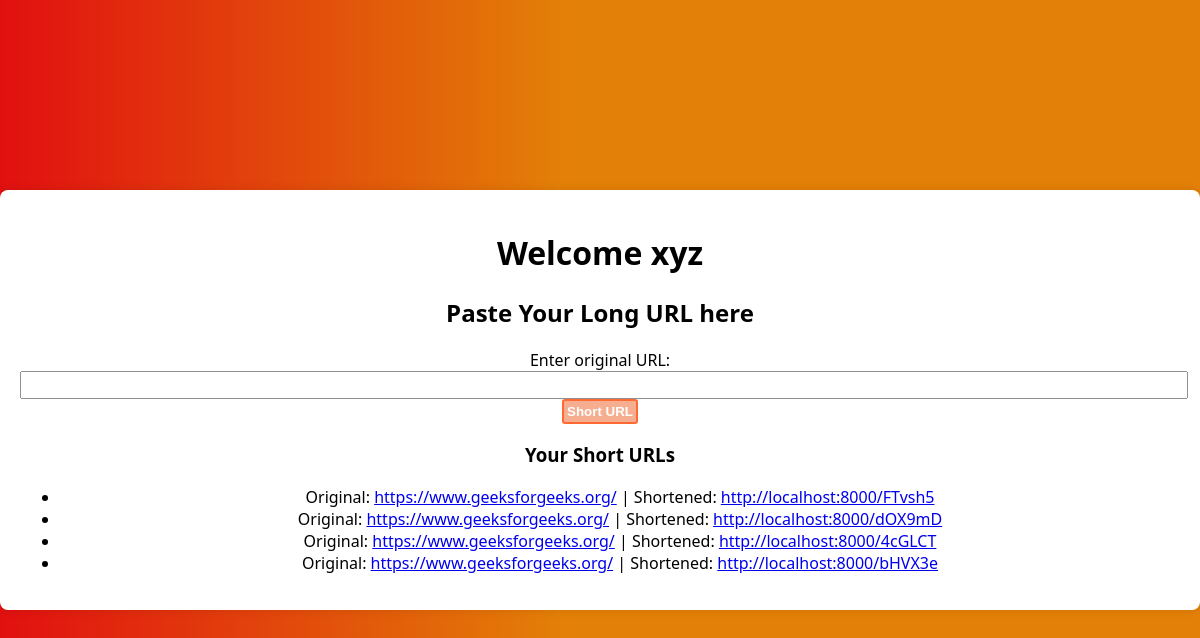
The page /URL.html (signed in) on the database its author committed.
### service/models.py (models this page shows, shortened)
class Service(models.Model):  # Changed 'service' to 'Service' (PascalCase)
    user = models.ForeignKey(User, on_delete=models.CASCADE)  # Link URL to a user
    original_url = models.URLField()  # Store the full URL
    short_code = models.CharField(max_length=6, unique=True, default=generate_short_url)  # Unique short URL code
    created_at = models.DateTimeField(auto_now_add=True)  # Store timestamp
    def get_short_url(self):  # Changed method name for better readability
        return f"http://localhost:8000/{self.short_code}"

### service/views.py (the view, shortened to what this page needs)
# urls.py: path("URL.html", dashboard, name="dashboard"),  # Dashboard page
@login_required
def dashboard(request):
    urls = Service.objects.filter(user=request.user)
    return render(request, "URL.html", {"urls": urls})

### template/URL.html (shortened to what this page needs)
{% load static %}
<!DOCTYPE html>
<html lang="en">
<head>
    <link rel="stylesheet" href="{% static '/url.css' %}">
</head>
<body>
    <div class="cont1">
        <h1>Welcome {{user.username}} </h1>
        <h2>Paste Your Long URL here</h2>
        <form action="" method="POST">
           <label for="">Enter original URL:</label>
           <input type="url" name="original_url" id="" required>
           <center><button type="submit">Short URL</button></center>
        </form>
     <h3>Your Short URLs</h3>
     {% if urls  %}
        <ul>
            {% for url in urls  %}
               <li>
                Original: <a href="{{ url.original_url }}" target="_blank">{{ url.original_url }}</a> |
                    Shortened: <a href="{{ url.get_short_url }}" target="_blank">{{ url.get_short_url }}</a>
               </li>
            {% endfor %}
        </ul>
        {% else %}
        <p>No URLs shortened yet.</p>
     {% endif %}
    </div>
</body>
</html>

### static/url.css (style rules this page uses)
body { display: flex; background: linear-gradient(90deg, rgba(225,16,16,1) 0%, rgba(227,128,7,1) 47%); font-family: 'Segoe UI', Tahoma, Geneva, Verdana, sans-serif; justify-content: center; align-items: center; height: 100vh; margin: 0; background-color: #f4f4f4 }
.cont1 { background: white; padding: 20px; border-radius: 8px; box-shadow: 0 0 10px rgba(0, 0, 0, 0.1); text-align: center; width: 100%; }
.cont1 button { border: 2px solid orangered; opacity: 0.8; background-color: rgba(235, 91, 29, 0.612); padding: 3px; border-radius: 3px; color: white; font-weight: bolder; position: relative; display: block; }
.cont1 input { width: 100%; font-size: larger; opacity: 0.8; }

### rows shown on the page
Service: original_url "https://www.geeksforgeeks.org/", get_short_url "http://localhost:8000/FTvsh5"
Service: original_url "https://www.geeksforgeeks.org/", get_short_url "http://localhost:8000/dOX9mD"
Service: original_url "https://www.geeksforgeeks.org/", get_short_url "http://localhost:8000/4cGLCT"
Service: original_url "https://www.geeksforgeeks.org/", get_short_url "http://localhost:8000/bHVX3e"

### other values the page prints
{{ user.username }} "xyz"
